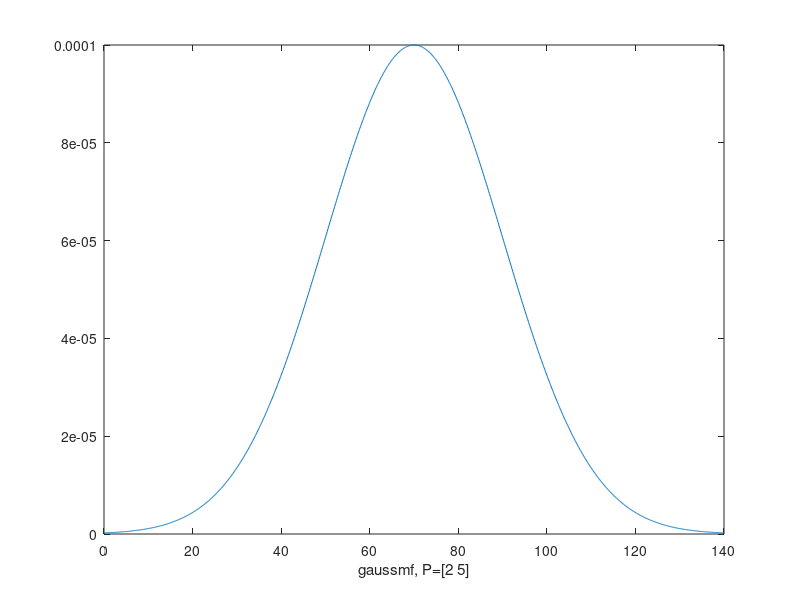

MATLAB code to generate this figure:
% dt = 0.01;
% nCycles = 100;
% T = 1.7446;
% A =0.0001;
% 
% ome = 2*pi/ T;
% tt = T*nCycles;
% nSteps = tt/dt;
% 
% c=tt/2;
% width=100;
% 
% syms t
% u(t)=1*exp((-(t-c)^2)/2*width^2)
% *sin(ome*t);
% 
% tvar=0:tt;
% plot(tvar,u(tvar))
tt=140;A=1e-4;
x = 0:0.1:tt;
y = A*gaussmf(x,[20, tt/2]);
plot(x,y)
xlabel('gaussmf, P=[2 5]')